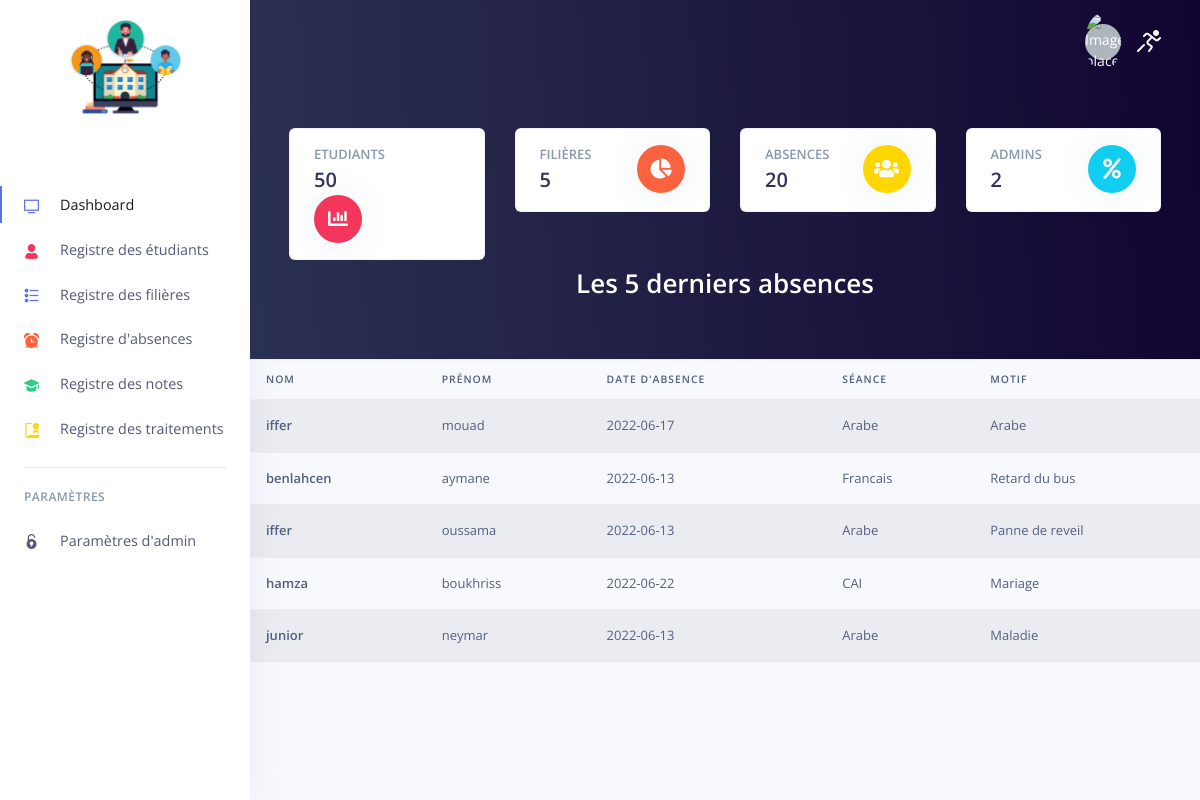
The page /dashboard (signed in) on the database its author committed.
### tables this page shows
CREATE TABLE `absence` (
  `idAbsence` int(11) NOT NULL,
  `dateAbsence` date NOT NULL,
  `seance` varchar(11) DEFAULT NULL,
  `motif` varchar(50) DEFAULT NULL,
  `idEtudiant` int(11) DEFAULT NULL
);

CREATE TABLE `etudiant` (
  `idEtudiant` int(100) NOT NULL,
  `nom` varchar(100) NOT NULL,
  `prenom` varchar(100) NOT NULL,
  `email` varchar(100) NOT NULL,
  `filiere` varchar(100) DEFAULT NULL,
  `idFiliere` int(11) DEFAULT NULL
);

### dashboard.php (the view)
<?php include('header.php');
?>
    <div class="header bg-gradient-primary pb-5 pt-5 pt-md-8">
      <div class="container-fluid">
        <div class="header-body">
          <div class="row">
            <div class="col-xl-3 col-lg-6">
              <div class="card card-stats mb-4 mb-xl-0">
                <div class="card-body">
                  <div class="row">
                    <div class="col">
                      <h5 class="card-title text-uppercase text-muted mb-0">Etudiants</h5>
                      <span class="h2 font-weight-bold mb-0">
                        <?php
                          require 'codes/config.php';
                          $query="SELECT idEtudiant from etudiant order by idEtudiant";
                          $resultat=mysqli_query($conn,$query);
                          $row=mysqli_num_rows($resultat);
                          echo  $row
                         ?>
                      </span>
                    </div>
                    <div class="col-auto">
                      <div class="icon icon-shape bg-danger text-white rounded-circle shadow">
                        <i class="fas fa-chart-bar"></i>
                      </div>
                    </div>
                  </div>
                </div>
              </div>
            </div>
            <div class="col-xl-3 col-lg-6">
              <div class="card card-stats mb-4 mb-xl-0">
                <div class="card-body">
                  <div class="row">
                    <div class="col">
                      <h5 class="card-title text-uppercase text-muted mb-0">Filières</h5>
                      <span class="h2 font-weight-bold mb-0">
                        <?php
                          require 'codes/config.php';
                          $query="SELECT idFiliere from filiere order by idFiliere";
                          $resultat=mysqli_query($conn,$query);
                          $row=mysqli_num_rows($resultat);
                          echo $row
                        ?>
                      </span>
                    </div>
                    <div class="col-auto">
                      <div class="icon icon-shape bg-warning text-white rounded-circle shadow">
                        <i class="fas fa-chart-pie"></i>
                      </div>
                    </div>
                  </div>
                </div>
              </div>
            </div>
            <div class="col-xl-3 col-lg-6">
              <div class="card card-stats mb-4 mb-xl-0">
                <div class="card-body">
                  <div class="row">
                    <div class="col">
                      <h5 class="card-title text-uppercase text-muted mb-0">Absences</h5>
                      <span class="h2 font-weight-bold mb-0">
                        <?php
                          require 'codes/config.php';
                          $query="SELECT idAbsence from absence order by idAbsence";
                          $resultat=mysqli_query($conn,$query);
                          $row=mysqli_num_rows($resultat);
                          echo $row
                         ?>
                      </span>
                    </div>
                    <div class="col-auto">
                      <div class="icon icon-shape bg-yellow text-white rounded-circle shadow">
                        <i class="fas fa-users"></i>
                      </div>
                    </div>
                  </div>
                </div>
              </div>
            </div>
            <div class="col-xl-3 col-lg-6">
              <div class="card card-stats mb-4 mb-xl-0">
                <div class="card-body">
                  <div class="row">
                    <div class="col">
                      <h5 class="card-title text-uppercase text-muted mb-0">Admins</h5>
                      <span class="h2 font-weight-bold mb-0">
                        <?php
                          require 'codes/config.php';
                          $query="SELECT aid from admins order by aid";
                          $resultat=mysqli_query($conn,$query);
                          $row=mysqli_num_rows($resultat);
                          echo $row
                        ?>
                      </span>
                    </div>
                    <div class="col-auto">
                      <div class="icon icon-shape bg-info text-white rounded-circle shadow">
                        <i class="fas fa-percent"></i></div>
                    </div>
                    </div>
                  </div>
                </div>
              </div>
            </div>
          </div>
        </div>
        <h1 class="text-white text-center mt-1">Les 5 derniers absences</h1>
      </div>
            <table class="table table-striped">
  <thead>
    <tr>
      <th scope="col">Nom</th>
      <th scope="col">Prénom</th>
      <th scope="col">Date d'absence</th>
      <th scope="col">Séance</th>
      <th scope="col">Motif</th>
    </tr>
  </thead>
  <tbody>
      <?php
                    $sql="SELECT nom,prenom,dateAbsence,seance,motif from etudiant e,absence a where a.idEtudiant=e.idEtudiant order by e.idEtudiant ASC LIMIT 5";
                    $resultat=mysqli_query($conn,$sql);
                    while($row=mysqli_fetch_assoc($resultat)){
                  ?>
    <tr>
      <th scope="row">
        <?php echo $row["nom"];    ?>
     </th>
      <td>
        <?php echo $row["prenom"];      ?>
        </td>
      <td>
        <?php echo $row["dateAbsence"];   ?>
        </td>
      <td>
        <?php echo $row["seance"];   ?>
        </td>
      <td>
        <?php echo $row["motif"];    ?>
        </td>
    </tr>
    <?php } ?>
  </tbody>
</table>
      </div>

### header.php (shortened to what this page needs)
<?php
      $currentPage = basename($_SERVER['PHP_SELF'], ".php");
      ?>
<!DOCTYPE html>
<html lang="en">
<head>
  <link href="./assets/js/plugins/nucleo/css/nucleo.css" rel="stylesheet" />
  <link href="./assets/js/plugins/@fortawesome/fontawesome-free/css/all.min.css" rel="stylesheet" />
  <link href="./assets/css/argon-dashboard.css?v=1.1.0" rel="stylesheet" />
</head>
<body class="">
  <nav class="navbar navbar-vertical fixed-left navbar-expand-md navbar-light bg-white" id="sidenav-main">
    <div class="container-fluid">
      <a class="navbar-brand pt-0" href="dashboard">
        <img src="./assets/img/brand/school.png" class="navbar-brand-img" alt="..." style="max-height: 9rem; max-width: 64%;">
      </a>
      <div class="collapse navbar-collapse" id="sidenav-collapse-main">
        <ul class="navbar-nav">
          <li class="nav-item <?php if($currentPage == 'dashboard') echo 'active'; ?>">
          <a class="nav-link <?php if($currentPage == 'dashboard') echo 'active'; ?>" href="dashboard"> <i class="ni ni-tv-2 text-primary"></i> Dashboard
            </a>
          </li>
          <li class="nav-item <?php if($currentPage == 'etudiantsmanager') echo 'active'; ?>">
            <a class="nav-link <?php if($currentPage == 'etudiantsmanager') echo 'active'; ?>" href="etudiantsmanager">
              <i class="ni ni-single-02 text-red"></i> Registre des étudiants
            </a>
          </li>
          <li class="nav-item <?php if($currentPage == 'filieresmanager') echo 'active'; ?>">
            <a class="nav-link <?php if($currentPage == 'filieresmanager') echo 'active'; ?>" href="filieresmanager">
              <i class="ni ni-bullet-list-67 text-blue"></i>  Registre des filières
            </a>
          </li>
          <li class="nav-item <?php if($currentPage == 'absencesmanager') echo 'active'; ?>">
            <a class="nav-link <?php if($currentPage == 'absencesmanager') echo 'active'; ?>" href="absencesmanager">
              <i class="ni ni-time-alarm text-orange"></i>  Registre d'absences
            </a>
          </li>
         <li class="nav-item <?php if($currentPage == 'moyennemanager') echo 'active'; ?>">
            <a class="nav-link <?php if($currentPage == 'moyennemanager') echo 'active'; ?>" href="moyennemanager">
              <i class="ni ni-hat-3 text-success"></i>  Registre des notes
            </a>
          </li>
           <li class="nav-item <?php if($currentPage == 'traitementmanager') echo 'active'; ?>">
            <a class="nav-link <?php if($currentPage == 'traitementmanager') echo 'active'; ?>" href="traitementmanager">
              <i class="ni ni-paper-diploma text-yellow"></i> Registre des traitements
            </a>
          </li>
        </ul>
        <hr class="my-3">
        <h6 class="navbar-heading text-muted">Paramètres</h6>
        <ul class="navbar-nav mb-md-3">
          <li class="nav-item <?php if($currentPage == 'adminmanager') echo 'active'; ?>">
            <a class="nav-link <?php if($currentPage == 'adminmanager') echo 'active'; ?>" href="adminmanager">
              <i class="ni ni-lock-circle-open"></i> Paramètres d'admin
            </a>
          </li>
        </ul>
      </div>
    </div>
  </nav>
 <div class="main-content">
    <nav class="navbar navbar-top navbar-expand-md navbar-dark" id="navbar-main">
      <div class="container-fluid">
        <ul class="navbar-nav align-items-center d-none d-md-flex">
          <li class="nav-item dropdown">
            <a class="nav-link pr-0" href="#" role="button" data-toggle="dropdown" aria-haspopup="true" aria-expanded="false">
              <div class="media align-items-center">
                <a href="dashboard" title="Dashboard">
                  <span class="avatar avatar-sm rounded-circle">
                    <img alt="Image placeholder" src="./assets/img/theme/admin.jpg">
                  </span>
                </a>
                <a href="?logout=1" title="Déconnexion" class="ml-3" style="color: #fff; display: flex; align-items: center;">
                  <i class="ni ni-user-run" style="font-size: 1.5em;"></i>
                </a>
              </div>
            </a>
          </li>
        </ul>
      </div>
    </nav>

### rows shown on the page
absence: idEtudiant.nom "iffer", idEtudiant.prenom "mouad", dateAbsence "2022-06-17", seance "Arabe", motif "Arabe"
absence: idEtudiant.nom "benlahcen", idEtudiant.prenom "aymane", dateAbsence "2022-06-13", seance "Francais", motif "Retard du bus"
absence: idEtudiant.nom "iffer", idEtudiant.prenom "oussama", dateAbsence "2022-06-13", seance "Arabe", motif "Panne de reveil"
absence: idEtudiant.nom "hamza", idEtudiant.prenom "boukhriss", dateAbsence "2022-06-22", seance "CAI", motif "Mariage"
absence: idEtudiant.nom "junior", idEtudiant.prenom "neymar", dateAbsence "2022-06-13", seance "Arabe", motif "Maladie"

### other values the page prints
$row "50"
$row "5"
$row "20"
$row "2"
